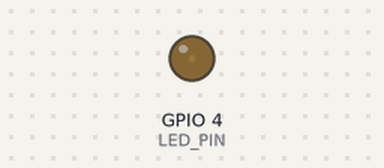
Simulated run of this program. Board: Raspberry Pi (BCM pin numbers). Parts: output pins drawn as LEDs (lit = HIGH). At 6.1 s the program stops and its outputs stay as they are.

Above: at 0.05 s.
At 0.5 s:
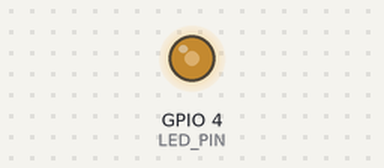
At 0.95 s:
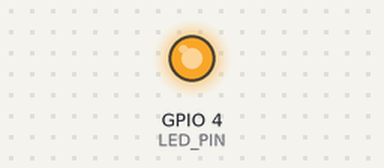
At 1.75 s:
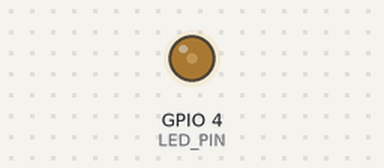
Timing chart, 0 to 4.7 s (numbered marks = the images above):
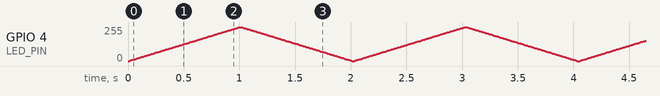

The program:

led_fade.py
```python
import RPi.GPIO as GPIO
import time

LED_PIN = 4
GPIO.setmode(GPIO.BCM)
GPIO.setup(LED_PIN, GPIO.OUT)

pwm = GPIO.PWM(LED_PIN, 50)
pwm.start(0)

try:
  for i in range(3):
    for j in range(0, 101, 1):
      pwm.ChangeDutyCycle(j)
      time.sleep(0.01)

    for j in range(100, -1, -1):
      pwm.ChangeDutyCycle(j)
      time.sleep(0.01)

finally:
  pwm.stop()
  GPIO.cleanup()                  
```
